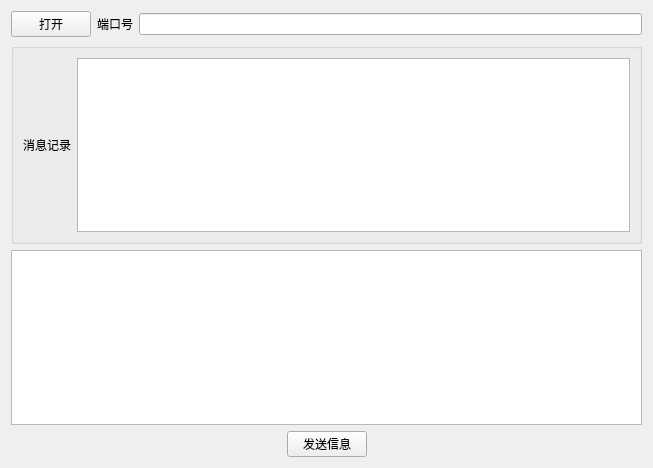
<?xml version="1.0" encoding="UTF-8"?>
<ui version="4.0">
 <class>Widget</class>
 <widget class="QWidget" name="Widget">
  <property name="geometry">
   <rect>
    <x>0</x>
    <y>0</y>
    <width>653</width>
    <height>468</height>
   </rect>
  </property>
  <property name="windowTitle">
   <string>Widget</string>
  </property>
  <layout class="QVBoxLayout" name="verticalLayout">
   <item>
    <layout class="QHBoxLayout" name="horizontalLayout_3">
     <item>
      <widget class="QPushButton" name="openBtn">
       <property name="text">
        <string>打开</string>
       </property>
      </widget>
     </item>
     <item>
      <layout class="QHBoxLayout" name="horizontalLayout_2">
       <item>
        <widget class="QLabel" name="label">
         <property name="text">
          <string>端口号</string>
         </property>
        </widget>
       </item>
       <item>
        <widget class="QLineEdit" name="portLineEdit"/>
       </item>
      </layout>
     </item>
    </layout>
   </item>
   <item>
    <widget class="QGroupBox" name="groupBox">
     <property name="title">
      <string/>
     </property>
     <layout class="QHBoxLayout" name="horizontalLayout_4">
      <item>
       <widget class="QLabel" name="label_2">
        <property name="text">
         <string>消息记录</string>
        </property>
       </widget>
      </item>
      <item>
       <widget class="QTextEdit" name="msgReceiveTextEdit"/>
      </item>
     </layout>
    </widget>
   </item>
   <item>
    <widget class="QTextEdit" name="msgSendtextEdit"/>
   </item>
   <item>
    <layout class="QHBoxLayout" name="horizontalLayout">
     <item>
      <spacer name="horizontalSpacer">
       <property name="orientation">
        <enum>Qt::Horizontal</enum>
       </property>
       <property name="sizeHint" stdset="0">
        <size>
         <width>40</width>
         <height>20</height>
        </size>
       </property>
      </spacer>
     </item>
     <item>
      <widget class="QPushButton" name="sendBtn">
       <property name="text">
        <string>发送信息</string>
       </property>
      </widget>
     </item>
     <item>
      <spacer name="horizontalSpacer_2">
       <property name="orientation">
        <enum>Qt::Horizontal</enum>
       </property>
       <property name="sizeHint" stdset="0">
        <size>
         <width>40</width>
         <height>20</height>
        </size>
       </property>
      </spacer>
     </item>
    </layout>
   </item>
  </layout>
 </widget>
 <resources/>
 <connections/>
</ui>
